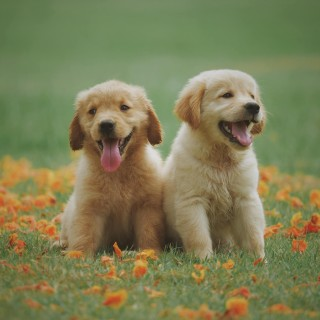
#> input picture sample.jpg, 320 x 320 px
$ jupyter execute --allow-errors '12. 넘파이.ipynb'
#> lines starting #> are read from the running program, lines starting #| are printed output that depends on the picture
# 넘파이의 사용

1. 데이터 분석 프로젝트: 수치형 데이터의 요약, 통계, 시각화
2. 이미지 처리 프로젝트: 이미지 분석
3. 게임, 시뮬레이션 프로그램: 수치 시뮬레이션 등을 구현
4. 머신러닝/딥러닝 모델 프로젝트: 금융데이터, 의료 데이터, 실험 데이터, 센서 데이터

[cell 1]
import numpy

[cell 2]
import numpy as np
data = [
    [120, 135, 150, 145],  # 제품A, 1분기~4분기
    [100, 110, 140, 130],  # 제품B
    [90, 100, 95, 105] ]
data

[cell 3]
sales_data = np.array(data)
np.sum(sales_data,axis = 1) # 총 판매량

[cell 4]
profit_per_unit=np.array([20,30,35])
total_sales=np.dot(profit_per_unit,sales_data)
total_sales #총판매금액 -> 각 분기별 총 수익

# 이미지처리

[cell 5]
from PIL import Image
img = Image.open('sample.jpg')
#> img is the input picture: PIL image 320x320 RGB; mean R, G, B 125.7, 125.9, 84.8
img_ary=np.array(img)
new_img=np.clip(img_ary+80, 100, 255).astype(np.uint8)
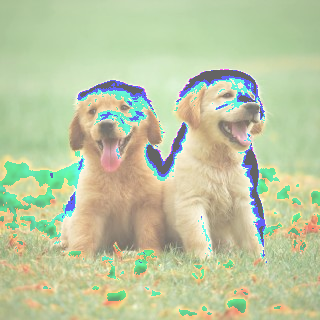
#> new_img: shape (320, 320, 3); mean R, G, B 189.3, 199.9, 161.8
Image.fromarray(new_img).save('new_sample.jpg')
Image.open('new_sample.jpg')
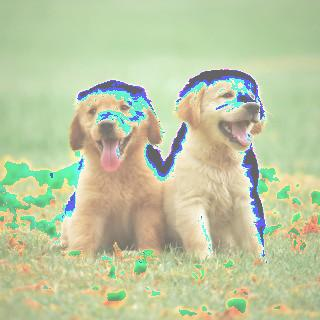
#> Out: PIL image 320x320 RGB; mean R, G, B 189.3, 199.9, 161.7

[cell 6]
inverted = 255-img_ary
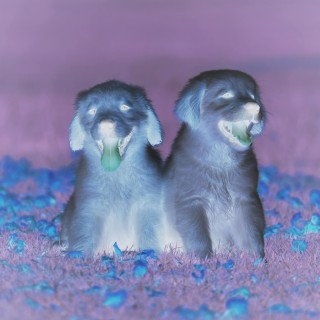
#> inverted: shape (320, 320, 3); mean R, G, B 129.3, 129.1, 170.2
Image.fromarray(new_img).save('new_sample1.jpg')
Image.open('new_sample1.jpg')

[cell 7]
img

# 데이터 시뮬레이션

1차원 배열의 랜덤워크 시뮬레이션

[cell 8]
import matplotlib.pyplot as plt

n_step = 1000
step = np.random.choice([1,-1], size = n_step) #y축은 초이스에서 정해짐, 1걸음마다 플마 1
walk = np.cumsum(step)

plt.plot(walk)
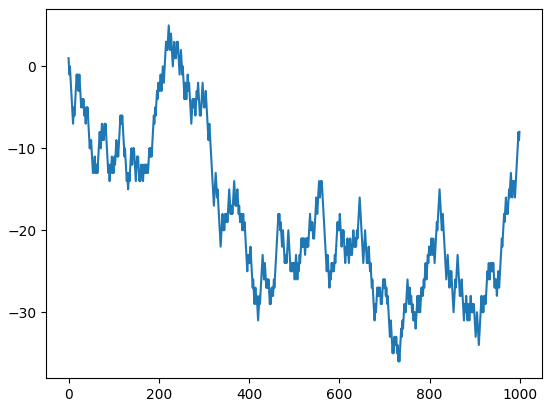
#> figure drawn by matplotlib, 1 panel; curve peaks at x = 222, y = 5

# 넘파이 기초

[cell 9]
# 2차원: matrix
arr = np.array([[1,2,3],
                [4,5,6],
                [7,8,9]])

print(arr.ndim)

[cell 10]
print('배열의 차원:', arr.ndim)         # 2
print('배열의 형태:', arr.shape)        # (3, 3)
print('배열의 크기:', arr.size)         # 9
print('배열의 데이터 타입:', arr.dtype) # int64
print('배열 요소의 크기:', arr.itemsize) # 8 (바이트)
print('배열의 strides:', arr.strides)   # (24, 8)

[cell 11]
# 3차원: tensor
tensor_list = [[[1,2,3,4],[1,2,3,4],[1,2,3,4]],
            #    [[1,2,3,4],[1,2,3,4],[1,2,3,4]],
            #    [[1,2,3,4],[1,2,3,4],[1,2,3,4]],
               [[1,2,3,4],[1,2,3,4],[1,2,3,4]]]
tensor_list

[cell 12]
arr1 = np.array(tensor_list)
arr1.shape # 2개의 3행 4열 (면,행,열 순서)/ 색갈로 구분

[cell 13]
import numpy as np
diag_m = np.diag([1,2,3])
print(diag_m)

[cell 14]
a = np.arange(9).reshape(3,3)
diagonal_matrix_value = np.diag(a)
print(diagonal_matrix_value )

[cell 15]
shifted_eye = np.eye(3, k=-1)
print(shifted_eye)

[cell 16]
arr2 = np.array([[1,2,3],
                [4,5,6],
                [7,8,9]])
arr2

[cell 17]
arr3 = np.array([1,2,3])
type(arr)

[cell 18]
arr1.dtype, arr3.dtype

[cell 19]
arr4 = np.array([1,2,3])
id(arr3), id(arr4)

[cell 20]
tensor_list = [[[1,2,3,4],[1,2,3,4],[1,2,3,4]],
            #    [[1,2,3,4],[1,2,3,4],[1,2,3,4]],
            #    [[1,2,3,4],[1,2,3,4],[1,2,3,4]],
               [[1,2,3,4],[1,2,3,4],[1,2,3,4]]]
arr1 = np.array(tensor_list)
arr1.shape

[cell 21]
list2 =[1,2,4,'5',10] # 모두가 다 같은 데이터형이 들어가야 하므로 모두 문자열 변형
arrl = np.array(list2)
arrl.dtype, arrl

[cell 22]
np.array(list2,dtype=int)
np.array(list2,int).dtype

# shape 속성

[cell 23]
list2 = [1,2,3,4,5,6,7,8]
t_2 = np.array(list2)
t_2.shape, t_2.ndim

[cell 24]
# shape이 2차원인 array 만들기(3,4)
list3=[[1,2,3,4],
       [5,6,7,8],
       [9,1,2,3]]
t_3 = np.array(list3)
t_3.shape, t_3.ndim

## 배열의 구조를 바꾸는 방법

[cell 25]
# shape이 2차원인 array 만들기(3,4) - range와 reshape을 이용해 만드는 방법
list3 = range(1,13)
t_3 = np.array(list3)
t_3.reshape((3,4)), t_3.ndim

[cell 26]
list3 = range(1,13)
t_3 = np.array(list3)
t_3.reshape((4,3)), t_3.ndim

[cell 27]
list4=np.array([1,2,3])
list4.reshape(3,1)

[cell 28]
# newaxis를 이용해 빈축을 만들어 2차원으로 만듬(보기엔 같아보임)
list4[np.newaxis,:]

[cell 29]
list4[:,np.newaxis]

## arange()
range(시작,끝,스텝)

[cell 30]
np.arange(10)

[cell 31]
np.arange(-5,5)

## 메소드 챌린지

[cell 32]
# 2,3
list5=np.arange(1,7).reshape((2,3))
list5.shape

[cell 33]
#2,3,4
list6=np.arange(1,25).reshape(((2,3,4)))
list6.shape

[cell 34]
list6.reshape(24)

[cell 35]
list6.reshape(-1) # 기본차원으로 바꾸라는 뜻

[cell 36]
arr_3d = np.array([[[1,2,3,4],[1,2,3,4],[1,2,3,4]],
               [[1,2,3,4],[1,2,3,4],[1,2,3,4]]])
print(arr_3d[1,0,3])

[cell 37]
arr = np.array([0, 1, 2, 3, 4, 5])
print(arr[2:5])    # [2 3 4]
print(arr[::5])

[cell 38]
# 데이터 타입 변환 예제
float_arr = np.array([1.1, 2.2, 3.3])
int_arr = float_arr.astype(np.int32)  # 실수를 정수로 변환
print("변환 전:", float_arr, float_arr.dtype)
print("변환 후:", int_arr, int_arr.dtype)

## 파이썬 자료형과의 비교

[cell 39]
lst_data=[1,2,3,4,5]
lst_data+lst_data #__add__() append(),extend()

## 요소별 연산 > element wise

[cell 40]
lst1=np.array(lst_data)
lst1+lst1

## 브로드캐스팅
크기가 다른배열에서 작은쪽이 큰 쪽에 맞춰 크기를 확장하는 기능

[cell 41]
lst1+2 #[2,2,2,2,2]->브로드캐스팅

[cell 42]
a_array = np.arange(3)
b_array=np.arange(3)[:,np.newaxis]
a_array,b_array

[cell 43]
a_array+b_array #행렬더하기 곱하기도 브로드캐스트의 개념
#3,1 과 1,3이 각각 열과 행이 3으로 늘어난다

[cell 44]
a_array*b_array

[cell 45]
arr1 = np.array([1, 2, 3, 4, 5])
arr2 = np.array([1, 3, 3, 0, 5])

print('같음', arr1==arr2)

[cell 46]
arr1 = np.array([1, 2, 3])  # 차원: (3,)
arr1_1= arr1.reshape(3,1)
arr2 = np.array([[1, 2], [3, 4], [5, 6]]) # 차원: (3, 2)
np.shape(arr2)
arr2+arr1_1

[cell 47]
arr1 = np.array([1, 2, 3, 4])
arr2 = np.array([[10], [20], [30]])
arr1+arr2

[cell 48]
arr1 = np.array([1, 2, 3])  # 차원: (3,)
arr1_1= arr1.reshape(3,1)
arr1_1

## 배열의 결합, 연결

concatnate(), vstack(), hstack()

[cell 49]
import numpy as np

[cell 50]
v1 = [1,2,3]
v2 = [4,5,6]
a_array=np.array(v1)
b_array=np.array(v2)
np.concatenate([a_array,b_array], axis=0)

[cell 51]
arr1 = np.vstack(([1,2,3], [4,5,6]))
arr2=np.array(arr1)
arr2.ndim

[cell 52]
np.stack(([1,2,3], [4,5,6]), axis=1)

[cell 53]
grid = np.array([[1,2,3],[1,2,3]])
np.concatenate([grid,grid],axis=1)

[cell 54]
np.concatenate([grid,grid],axis=0)

[cell 55]
np.vstack((v1,v2))

[cell 56]
np.hstack((v1,v2))

# 배열의 축과 인덱싱

## 축 인덱싱

axis=0
axis=1
axis=2

[cell 57]
arr_2d=np.array([[1,2,3],[4,5,6]])
np.sum(arr_2d,)
np.sum(arr_2d,axis=0)

[cell 58]
np.sum(arr_2d,axis=1)

## 배열의 인덱스
배열[행 인덱스, 열인덱스]

[cell 59]
arr1=np.array([1,2,3,4,5])
arr1[0],arr1[-1]

[cell 60]
arr_2d[0,1],arr_2d[1,-1]

[cell 61]
arr_2d[1,1]=10
arr_2d

## 슬라이싱

- [:] 전체
- [0:n]0부터 n까지
- [:5]0부터 5까지

리스트와의 차이점

- 리스트: 복사본을 리턴
- 배열: 원본배열의 뷰 -> 복사x, 원본에도 영향을 미침
- 슬라이싱.copy()

[cell 62]
# 1차원 배열 슬라이싱
arr = np.array([0, 1, 2, 3, 4, 5])
print(arr[2:5])    # [2 3 4]
print(arr[::2])    # [0 2 4]

# 2차원 배열 슬라이싱
arr_2d = np.array([[1, 2, 3, 4],
                   [5, 6, 7, 8],
                   [9, 10, 11, 12]])
print(arr_2d[:2, 1:3])    # 처음 두 행, 두 번째와 세 번째 열
# [[2 3]
#  [6 7]]

[cell 63]
x=np.arange(0,5)
new_x = x
new_x[0]=100
x

[cell 64]
import numpy as np

# 기준이 될 4x4 배열 생성 (이미지와 동일하게 0부터 15까지의 숫자로 채움)
arr_2d = np.arange(16).reshape((4, 4))

print("원본 4x4 배열:")
print(arr_2d)
print("-" * 30)

## 인덱싱, 슬라이싱 연습문제

[cell 65]
arr_2d[0]

[cell 66]
arr_2d[3]

[cell 67]
#첫 번째 행과 마지막 행만 선택, 각 행의 첫번째 열, 마지막 열 선택
# 교차인덱싱
arr_2d[0:4:3,0:4:3]

[cell 68]
arr_2d[0:4:2,1:4:2,]

[cell 69]
#한 단계씩 나눠서 하는 방식
arr_2d[::2,][:,1::2]

[cell 70]
arr_2d = np.arange(36).reshape((6, 6))
arr_2d

[cell 71]
np.stack((arr_2d,arr_2d),axis=1)

[cell 72]
arr3=([[[ 0,  1,  2,  3,  4,  5],
       [ 6,  7,  8,  9, 10, 11],
       [12, 13, 14, 15, 16, 17],
       [18, 19, 20, 21, 22, 23],
       [24, 25, 26, 27, 28, 29],
       [30, 31, 32, 33, 34, 35]],
      [[ 0,  1,  2,  3,  4,  5],
       [ 6,  7,  8,  9, 10, 11],
       [12, 13, 14, 15, 16, 17],
       [18, 19, 20, 21, 22, 23],
       [24, 25, 26, 27, 28, 29],
       [30, 31, 32, 33, 34, 35]],
      [[ 0,  1,  2,  3,  4,  5],
       [ 6,  7,  8,  9, 10, 11],
       [12, 13, 14, 15, 16, 17],
       [18, 19, 20, 21, 22, 23],
       [24, 25, 26, 27, 28, 29],
       [30, 31, 32, 33, 34, 35]],
      [[ 0,  1,  2,  3,  4,  5],
       [ 6,  7,  8,  9, 10, 11],
       [12, 13, 14, 15, 16, 17],
       [18, 19, 20, 21, 22, 23],
       [24, 25, 26, 27, 28, 29],
       [30, 31, 32, 33, 34, 35]]])

[cell 73]
arr3=np.array([[[ 0,  1,  2,  3,  4,  5],
       [ 6,  7,  8,  9, 10, 11],
       [12, 13, 14, 15, 16, 17],
       [18, 19, 20, 21, 22, 23],
       [24, 25, 26, 27, 28, 29],
       [30, 31, 32, 33, 34, 35]],
      [[ 0,  1,  2,  3,  4,  5],
       [ 6,  7,  8,  9, 10, 11],
       [12, 13, 14, 15, 16, 17],
       [18, 19, 20, 21, 22, 23],
       [24, 25, 26, 27, 28, 29],
       [30, 31, 32, 33, 34, 35]],
      [[ 0,  1,  2,  3,  4,  5],
       [ 6,  7,  8,  9, 10, 11],
       [12, 13, 14, 15, 16, 17],
       [18, 19, 20, 21, 22, 23],
       [24, 25, 26, 27, 28, 29],
       [30, 31, 32, 33, 34, 35]],
      [[ 0,  1,  2,  3,  4,  5],
       [ 6,  7,  8,  9, 10, 11],
       [12, 13, 14, 15, 16, 17],
       [18, 19, 20, 21, 22, 23],
       [24, 25, 26, 27, 28, 29],
       [30, 31, 32, 33, 34, 35]]])
arr3[1]

[cell 74]
# 각 층의 (0,0)의 위치의 값을 각 층의 인덱스로 설정
for d_idx in range(4):
    arr3[d_idx,0,0]=d_idx
arr3
arr3[1]

[cell 75]
arr3=np.array([[[ 0,  1,  2,  3,  4,  5],
       [ 6,  7,  8,  9, 10, 11],
       [12, 13, 14, 15, 16, 17],
       [18, 19, 20, 21, 22, 23],
       [24, 25, 26, 27, 28, 29],
       [30, 31, 32, 33, 34, 35]],
      [[ 0,  1,  2,  3,  4,  5],
       [ 6,  7,  8,  9, 10, 11],
       [12, 13, 14, 15, 16, 17],
       [18, 19, 20, 21, 22, 23],
       [24, 25, 26, 27, 28, 29],
       [30, 31, 32, 33, 34, 35]],
      [[ 0,  1,  2,  3,  4,  5],
       [ 6,  7,  8,  9, 10, 11],
       [12, 13, 14, 15, 16, 17],
       [18, 19, 20, 21, 22, 23],
       [24, 25, 26, 27, 28, 29],
       [30, 31, 32, 33, 34, 35]],
      [[ 0,  1,  2,  3,  4,  5],
       [ 6,  7,  8,  9, 10, 11],
       [12, 13, 14, 15, 16, 17],
       [18, 19, 20, 21, 22, 23],
       [24, 25, 26, 27, 28, 29],
       [30, 31, 32, 33, 34, 35]]])
arr3[0:5,3,1]

[cell 76]
arr3=np.array([[[ 0,  1,  2,  3,  4,  5],
       [ 6,  7,  8,  9, 10, 11],
       [12, 13, 14, 15, 16, 17],
       [18, 19, 20, 21, 22, 23],
       [24, 25, 26, 27, 28, 29],
       [30, 31, 32, 33, 34, 35]],
      [[ 0,  1,  2,  3,  4,  5],
       [ 6,  7,  8,  9, 10, 11],
       [12, 13, 14, 15, 16, 17],
       [18, 19, 20, 21, 22, 23],
       [24, 25, 26, 27, 28, 29],
       [30, 31, 32, 33, 34, 35]],
      [[ 0,  1,  2,  3,  4,  5],
       [ 6,  7,  8,  9, 10, 11],
       [12, 13, 14, 15, 16, 17],
       [18, 19, 20, 21, 22, 23],
       [24, 25, 26, 27, 28, 29],
       [30, 31, 32, 33, 34, 35]],
      [[ 0,  1,  2,  3,  4,  5],
       [ 6,  7,  8,  9, 10, 11],
       [12, 13, 14, 15, 16, 17],
       [18, 19, 20, 21, 22, 23],
       [24, 25, 26, 27, 28, 29],
       [30, 31, 32, 33, 34, 35]]])
arr4=arr3[0:2, 4:, 4:]
arr4

[cell 77]
arr3=np.array([[[ 0,  1,  2,  3,  4,  5],
       [ 6,  7,  8,  9, 10, 11],
       [12, 13, 14, 15, 16, 17],
       [18, 19, 20, 21, 22, 23],
       [24, 25, 26, 27, 28, 29],
       [30, 31, 32, 33, 34, 35]],
      [[ 0,  1,  2,  3,  4,  5],
       [ 6,  7,  8,  9, 10, 11],
       [12, 13, 14, 15, 16, 17],
       [18, 19, 20, 21, 22, 23],
       [24, 25, 26, 27, 28, 29],
       [30, 31, 32, 33, 34, 35]],
      [[ 0,  1,  2,  3,  4,  5],
       [ 6,  7,  8,  9, 10, 11],
       [12, 13, 14, 15, 16, 17],
       [18, 19, 20, 21, 22, 23],
       [24, 25, 26, 27, 28, 29],
       [30, 31, 32, 33, 34, 35]],
      [[ 0,  1,  2,  3,  4,  5],
       [ 6,  7,  8,  9, 10, 11],
       [12, 13, 14, 15, 16, 17],
       [18, 19, 20, 21, 22, 23],
       [24, 25, 26, 27, 28, 29],
       [30, 31, 32, 33, 34, 35]]])
arr5=arr3 [::2, : ,2]
arr5

[cell 78]
arr3=np.array([[[ 0,  1,  2,  3,  4,  5],
       [ 6,  7,  8,  9, 10, 11],
       [12, 13, 14, 15, 16, 17],
       [18, 19, 20, 21, 22, 23],
       [24, 25, 26, 27, 28, 29],
       [30, 31, 32, 33, 34, 35]],
      [[ 0,  1,  2,  3,  4,  5],
       [ 6,  7,  8,  9, 10, 11],
       [12, 13, 14, 15, 16, 17],
       [18, 19, 20, 21, 22, 23],
       [24, 25, 26, 27, 28, 29],
       [30, 31, 32, 33, 34, 35]],
      [[ 0,  1,  2,  3,  4,  5],
       [ 6,  7,  8,  9, 10, 11],
       [12, 13, 14, 15, 16, 17],
       [18, 19, 20, 21, 22, 23],
       [24, 25, 26, 27, 28, 29],
       [30, 31, 32, 33, 34, 35]],
      [[ 0,  1,  2,  3,  4,  5],
       [ 6,  7,  8,  9, 10, 11],
       [12, 13, 14, 15, 16, 17],
       [18, 19, 20, 21, 22, 23],
       [24, 25, 26, 27, 28, 29],
       [30, 31, 32, 33, 34, 35]]])
arr3[2,1:4,1::2]

## 인덱싱 기법
- 기본 인덱싱
- 불리언 인덱싱
- 팬시 인덱싱

## 불리안 인덱싱
비교연산자, 논리연산자를 이용한 마스크 행렬을 조성
마스크 행렬을 이용한 인덱싱

[cell 79]
# 부울행렬
x = np.array([1,2,3,4,5])
x<3

[cell 80]
np.less(x,3)

[cell 81]
data = np.arange(28).reshape(7,4)
data>5

[cell 82]
data[data>5]    ## 조건에 맞는 값 추출 -> 1차원

[cell 83]
name =np.array(['Bob', 'joe', 'Will', 'Bob','Will','joe','joe'])
name

[cell 84]
name=='Bob'

[cell 85]
data

[cell 86]
data[name=='Bob'] ## 부울 인덱싱

[cell 87]
data1=np.arange(70).reshape(7,2,5)
data1

[cell 88]
data1[name=='Bob']

[cell 89]
data1.copy()[name=='Bob']

## 조건식의 규칙
- 조건식으로 사용할 행렬의 값이 문자여도 결과만 T/F 식으로 나오면 필터가 된다
- 필터로 사용할 행렬의 갯수 == 원본 데이터의 갯수: 짝이 맞아야 한다 insexerr
- 행렬[조건식, ]
- 행렬[ : , 조건식]
- 괄호() 로 조건식의 우선순위를 지정할 수 있다
- 복합조건 :  논리함수 and, or > &, |로 표현한다
- 부정연산 : !=, ~

[cell 90]
#행렬[조건식, ]
data[name=='Bob', ]

[cell 91]
data[name=='Bob',1]

[cell 92]
mask = (name=='Bob') | (name=='Will')

[cell 93]
data = np.arange(28).reshape(7,4)
data[mask]

[cell 94]
mask1=(name !='Bob')
data[mask1]

[cell 95]
mask2= ~mask1
# ~는 문자열에 직접 적용 불가능!
data[mask2]

 ## 팬시 인덱싱
 -  정수 리스트를 인덱스로 사용
 - 행, 열의 순서를 바꿀 수 있다.

[cell 96]
data

[cell 97]
data[[3,0]]

[cell 98]
arr=np.empty((8,4))
arr

[cell 99]
for i in range(8):
    arr[i]=i

arr

[cell 100]
arr[[3,5]]

[cell 101]
#(1,0 ):1, (5,3): 5, (7,1):7, (2,2):2
arr[[1,5,7,2],[0,3,1,2]]

# 쇼핑몰 매출 데이터 분석

[cell 102]
import numpy as np
sales_data = np.array([2200, 2350, 2500, 2750, 3000, 3100, 2700, 2600, 2900, 3200,
                       3400, 3600, 3300, 3100, 2900, 2700, 2800, 2900, 3100, 3200,
                       3300, 3400, 3500, 3700, 3600, 3500, 3400, 3300, 3000, 3100])

## 문제 1: 매출 데이터에서 일일 평균 매출 계산하기

[cell 103]
sd = np.mean(sales_data)
sd
# 방법2 행렬의 합/ 행렬의 요소수
# sd = sales_data.sum()/sales_data.size

## 문제 2: 매출 데이터에서 최대 매출일과 최소 매출일 찾기

[cell 104]
sdmx=np.argmax(sales_data)
sdmn=np.argmin(sales_data)
print(f'최대 매출일:{sdmx+1}, 최소 매출일:{sdmn+1}')
# 최대 매출 값은 sdm=np.max(sales_data)

## 문제 3: 7일 단위로 매출 합계 계산하기

[cell 105]
# 슬라이싱으로 하는 방법
sds1=np.sum(sales_data[:7])
# reshape ㅆ는 방법
sales_data[:28].reshape(4,7)

[cell 106]
wd=np.pad(sales_data,(0,5), 'constant', constant_values=0).reshape(5,7)
wd

[cell 107]
wd.sum(axis=1) # axis=0이면 요일별

## 문제 4: 매출 데이터에서 특정 조건에 맞는 매출 데이터 필터링하기

[cell 108]
# 필터처리
high_sales = list(filter(lambda x:x>=3000, sales_data))
day_list = np.array(high_sales)
# 부울인덱싱
sales_data[sales_data>=3000]

## 문제 5: 특정 범위 내 매출의 평균값 계산하기

[cell 109]
high_sales = list(filter(lambda x:2800<x<3500, sales_data))
day_list = np.array(high_sales)
abc=np.mean(day_list)
print(f'{abc:.2f}')

## 추가문제: 주차별 평균 계산

[cell 110]
wd1=wd[0,:]
np.mean(wd1)
for i in range(5):
    if i !=4:
        a=wd[i,:]
        print(f'{np.mean(a):.2f}')
    else:
       print(f'{np.mean(wd[4, :2]):.2f}')

[cell 111]
# 방법2
import matplotlib.pyplot as plt
weekly_data_1 = wd.copy().astype(float)
weekly_data_1[weekly_data_1==0] = np.nan

weekly_mean = np.nanmean(weekly_data_1, axis=1)
print(weekly_mean)
plt.plot(weekly_mean)
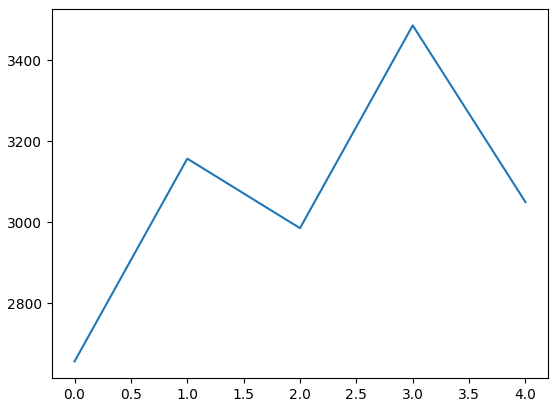
#> figure drawn by matplotlib, 1 panel

## 매출의 중앙값

[cell 112]
print(wd[2,3])

## 매출이 증가한 날, 감소한 날

[cell 113]
wd1=wd[0]
for i in range(7):
    for j in range(7):
        if wd1[i]>wd1[j]:
            print(f'{i+1}일')

[cell 114]
ab=np.diff(sales_data)
abc=list(ab)
#> (the rest of this cell did not finish here and is left out)

[cell 115]
ab=np.diff(sales_data)
abc=list(filter(lambda x:x >0, ab))
abcd=np.array(abc)
abcd

[cell 116]
import numpy as np

sales_data = np.array([2200, 2350, 2500, 2750, 3000, 3100, 2700, 2600, 2900, 3200,
                       3400, 3600, 3300, 3100, 2900, 2700, 2800, 2900, 3100, 3200,
                       3300, 3400, 3500, 3700, 3600, 3500, 3400, 3300, 3000, 3100])

sales_diff = np.diff(sales_data)
increased_days = np.where(sales_diff > 0)[0] + 1
decreased_days = np.where(sales_diff < 0)[0] + 1
# 브로드캐스팅 덕에 자동으로 다음 요소들도 +1됨
for i in increased_days:
    print(f' 매출이 증가한 날 : {i}일')
for j in decreased_days:
    print(f' 매출이 감소한 날 : {j}일')

## 각 주차별로 매출이 가장 높았던 날 찾기

[cell 117]
wd1=wd[0,:]
np.mean(wd1)
for i in range(5):
    a=wd[i,:]
    print(f'{i+1}주차 {np.argmax(a)+1}일')

[cell 118]
import pandas as pd

# NumPy 랩업 문제

## 1단계 문제

[cell 119]
# 크기가 10인 null 벡터를 만드세요. (힌트: np.zeros())
import numpy as np
np.zeros([2,5])

[cell 120]
# numpy 버전과 설정을 출력하세요. (힌트: np.__version__, np.show_config())
np.__version__
np.show_config()

[cell 121]
# 값이 10에서 49까지인 벡터를 만드세요. (힌트: np.arange(10, 50))
np.arange(10,50).reshape(4,10)

#> (a cell that did not finish here is left out)

[cell 123]
# 크기가 3x3이고 0에서 8까지의 값을 갖는 행렬을 만드세요. (힌트: np.arange()와 reshape())
np.arange(9).reshape(3,3)

## 2단계 문제

[cell 124]
# 1D 배열을 3x3 행렬로 변환하세요. (힌트: reshape())

[cell 125]
# 0에서 1 사이의 랜덤한 값으로 채워진 3x3 배열을 만드세요. (힌트: np.random.random())
np.random.rand(3,3)

[cell 126]
# 5x5 단위 행렬을 만드세요. (힌트: np.eye(5))
np.eye(5)

[cell 127]
# 임의의 1D 배열에서 가장 큰 값의 인덱스를 찾으세요. (힌트: np.argmax())
id=np.arange(10)
np.argmax(id)

[cell 128]
# 크기가 10인 배열을 생성하고, 3에서 8까지의 값을 0으로 바꾸세요. (힌트: 슬라이싱과 배열 인덱싱)
a=np.arange(10)
a[4:-1]=0
a

## 3단계 문제

[cell 129]
# 임의의 배열에서 가장 작은 값과 가장 큰 값을 교환하세요. (힌트: np.min(), np.max()와 인덱싱)
a1=np.arange(10,50).reshape(4,10)
np.min(a1), np.max(a1)
a1[0,0]=49
a1[3,9]=10
a1

[cell 130]
# 3차원 배열의 각 슬라이스마다 평균값을 계산하세요. (힌트: np.mean()과 축 설정)
a1=np.arange(10,50).reshape(4,10)
for i in range(4):
    am=np.mean(a1[i])
    print(am)
